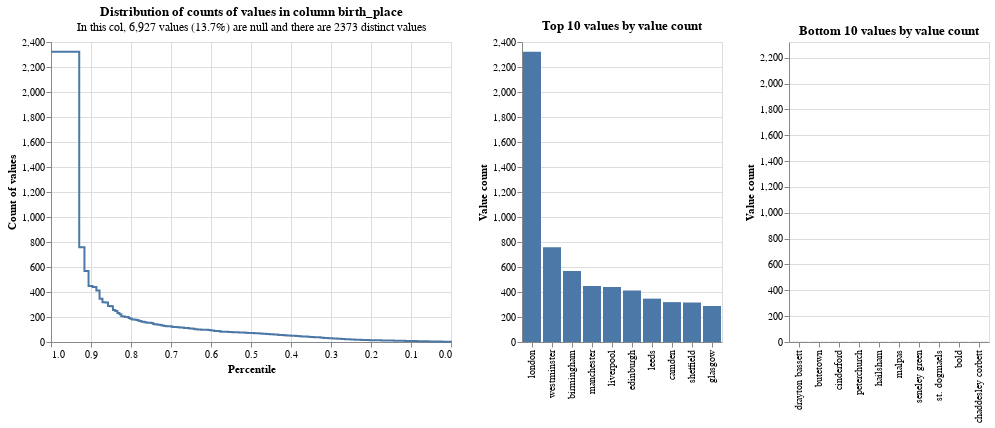

Source (notebook cell):
### Markdown cell above
### Actions to take as a result of the chart

In an ideal world, all of the columns in datasets used for linkage would be high cardinality with a low skew (i.e. many distinct values that are evenly distributed). This is rarely the case with real-life datasets, but there a number of steps to extract the most predictive value, particularly with skewed data.

#### Skewed String Columns

Consider the skew of `birth_place` in our example:

### Code cell
profile_columns(df, column_expressions="birth_place", db_api=DuckDBAPI())

### Figure 1 — Vega-Lite specification as saved in the notebook (floating-point values rounded to 4 significant figures; data arrays with more than 128 entries replaced by an {"elided": "..."} marker saying what was removed)
{"config": {"view": {"continuousWidth": 400, "continuousHeight": 300}}, "vconcat": [{"hconcat": [{"mark": {"type": "line", "interpolate": "step-after"}, "data": {"values": {"elided": "152 records"}}, "encoding": {"tooltip": [{"field": "value_count", "type": "quantitative"}, {"field": "percentile_ex_nulls", "type": "quantitative"}, {"field": "percentile_inc_nulls", "type": "quantitative"}, {"field": "total_non_null_rows", "type": "quantitative"}, {"field": "total_rows_inc_nulls", "type": "quantitative"}], "x": {"field": "percentile_ex_nulls", "sort": "descending", "title": "Percentile", "type": "quantitative"}, "y": {"field": "value_count", "title": "Count of values", "type": "quantitative"}}, "title": {"text": "Distribution of counts of values in column birth_place", "subtitle": "In this col, 6,927 values (13.7%) are null and there are 2373 distinct values"}}, {"mark": "bar", "data": {"values": [{"value_count": 2322, "group_name": "birth_place", "value": "london", "total_non_null_rows": 43651, "total_rows_inc_nulls": 50578, "distinct_value_count": 2373}, {"value_count": 759, "group_name": "birth_place", "value": "westminster", "total_non_null_rows": 43651, "total_rows_inc_nulls": 50578, "distinct_value_count": 2373}, {"value_count": 568, "group_name": "birth_place", "value": "birmingham", "total_non_null_rows": 43651, "total_rows_inc_nulls": 50578, "distinct_value_count": 2373}, {"value_count": 448, "group_name": "birth_place", "value": "manchester", "total_non_null_rows": 43651, "total_rows_inc_nulls": 50578, "distinct_value_count": 2373}, {"value_count": 440, "group_name": "birth_place", "value": "liverpool", "total_non_null_rows": 43651, "total_rows_inc_nulls": 50578, "distinct_value_count": 2373}, {"value_count": 413, "group_name": "birth_place", "value": "edinburgh", "total_non_null_rows": 43651, "total_rows_inc_nulls": 50578, "distinct_value_count": 2373}, {"value_count": 347, "group_name": "birth_place", "value": "leeds", "total_non_null_rows": 43651, "total_rows_inc_nulls": 50578, "distinct_value_count": 2373}, {"value_count": 319, "group_name": "birth_place", "value": "camden", "total_non_null_rows": 43651, "total_rows_inc_nulls": 50578, "distinct_value_count": 2373}, {"value_count": 316, "group_name": "birth_place", "value": "sheffield", "total_non_null_rows": 43651, "total_rows_inc_nulls": 50578, "distinct_value_count": 2373}, {"value_count": 288, "group_name": "birth_place", "value": "glasgow", "total_non_null_rows": 43651, "total_rows_inc_nulls": 50578, "distinct_value_count": 2373}]}, "encoding": {"tooltip": [{"field": "value", "type": "nominal"}, {"field": "value_count", "type": "quantitative"}, {"field": "total_non_null_rows", "type": "quantitative"}, {"field": "total_rows_inc_nulls", "type": "quantitative"}], "x": {"field": "value", "sort": "-y", "title": null, "type": "nominal"}, "y": {"field": "value_count", "title": "Value count", "type": "quantitative"}}, "title": "Top 10 values by value count"}, {"mark": "bar", "data": {"values": [{"value_count": 1, "group_name": "birth_place", "value": "drayton bassett", "total_non_null_rows": 43651, "total_rows_inc_nulls": 50578, "distinct_value_count": 2373}, {"value_count": 1, "group_name": "birth_place", "value": "butetown", "total_non_null_rows": 43651, "total_rows_inc_nulls": 50578, "distinct_value_count": 2373}, {"value_count": 1, "group_name": "birth_place", "value": "cinderford", "total_non_null_rows": 43651, "total_rows_inc_nulls": 50578, "distinct_value_count": 2373}, {"value_count": 1, "group_name": "birth_place", "value": "peterchurch", "total_non_null_rows": 43651, "total_rows_inc_nulls": 50578, "distinct_value_count": 2373}, {"value_count": 1, "group_name": "birth_place", "value": "hailsham", "total_non_null_rows": 43651, "total_rows_inc_nulls": 50578, "distinct_value_count": 2373}, {"value_count": 1, "group_name": "birth_place", "value": "malpas", "total_non_null_rows": 43651, "total_rows_inc_nulls": 50578, "distinct_value_count": 2373}, {"value_count": 1, "group_name": "birth_place", "value": "seneley green", "total_non_null_rows": 43651, "total_rows_inc_nulls": 50578, "distinct_value_count": 2373}, {"value_count": 1, "group_name": "birth_place", "value": "st. dogmaels", "total_non_null_rows": 43651, "total_rows_inc_nulls": 50578, "distinct_value_count": 2373}, {"value_count": 1, "group_name": "birth_place", "value": "bold", "total_non_null_rows": 43651, "total_rows_inc_nulls": 50578, "distinct_value_count": 2373}, {"value_count": 1, "group_name": "birth_place", "value": "chaddesley corbett", "total_non_null_rows": 43651, "total_rows_inc_nulls": 50578, "distinct_value_count": 2373}]}, "encoding": {"tooltip": [{"field": "value", "type": "nominal"}, {"field": "value_count", "type": "quantitative"}, {"field": "total_non_null_rows", "type": "quantitative"}, {"field": "total_rows_inc_nulls", "type": "quantitative"}], "x": {"field": "value", "sort": "-y", "title": null, "type": "nominal"}, "y": {"field": "value_count", "scale": {"domain": [0, 2322]}, "title": "Value count", "type": "quantitative"}}, "title": "Bottom 10 values by value count"}]}], "$schema": "https://vega.github.io/schema/vega-lite/v5.9.3.json"}
